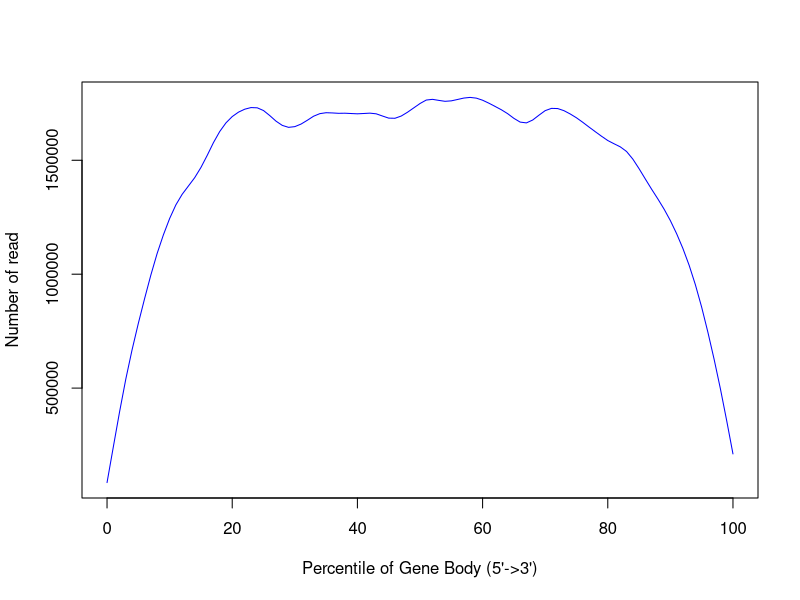

The R script that drew this image:
png('/rds/user/is460/hpc-work/muscle-rnaseq/ezbamqc/output/figs/srpk3_hom_ttnb_het_8.geneBodyCoverage.png',width=500,height=500,units='px')
x=c(0,1,2,3,4,5,6,7,8,9,10,11,12,13,14,15,16,17,18,19,20,21,22,23,24,25,26,27,28,29,30,31,32,33,34,35,36,37,38,39,40,41,42,43,44,45,46,47,48,49,50,51,52,53,54,55,56,57,58,59,60,61,62,63,64,65,66,67,68,69,70,71,72,73,74,75,76,77,78,79,80,81,82,83,84,85,86,87,88,89,90,91,92,93,94,95,96,97,98,99,100)
y=c(84363,228608,395156,561579,672179,774623,877739,1007714,1094855,1169499,1234153,1318990,1369791,1371277,1411557,1470312,1501388,1590671,1641141,1657169,1697301,1708189,1711174,1744207,1726583,1729681,1702513,1664618,1641688,1642426,1647778,1658698,1666326,1703624,1713620,1716166,1694765,1697734,1721784,1703018,1695744,1700588,1710842,1720599,1698227,1672810,1670224,1699745,1715690,1721693,1743453,1781336,1785721,1748883,1746090,1761836,1764331,1777240,1778740,1776766,1764038,1748538,1730726,1723211,1712474,1702510,1646184,1646739,1677482,1697474,1727499,1740551,1725303,1713434,1699665,1691143,1667257,1639913,1629387,1608696,1583502,1549358,1572299,1554121,1508958,1455584,1417783,1362066,1329525,1294264,1233032,1176564,1111127,1039946,957991,860436,735363,625136,503517,362107,200183)
smoothsp = smooth.spline(x,y,spar=0.35)
plot(smoothsp,type="l",col="blue",xlab="Percentile of Gene Body (5'->3')",ylab="Number of read",xlim=c(0,100))
dev.state = dev.off()
